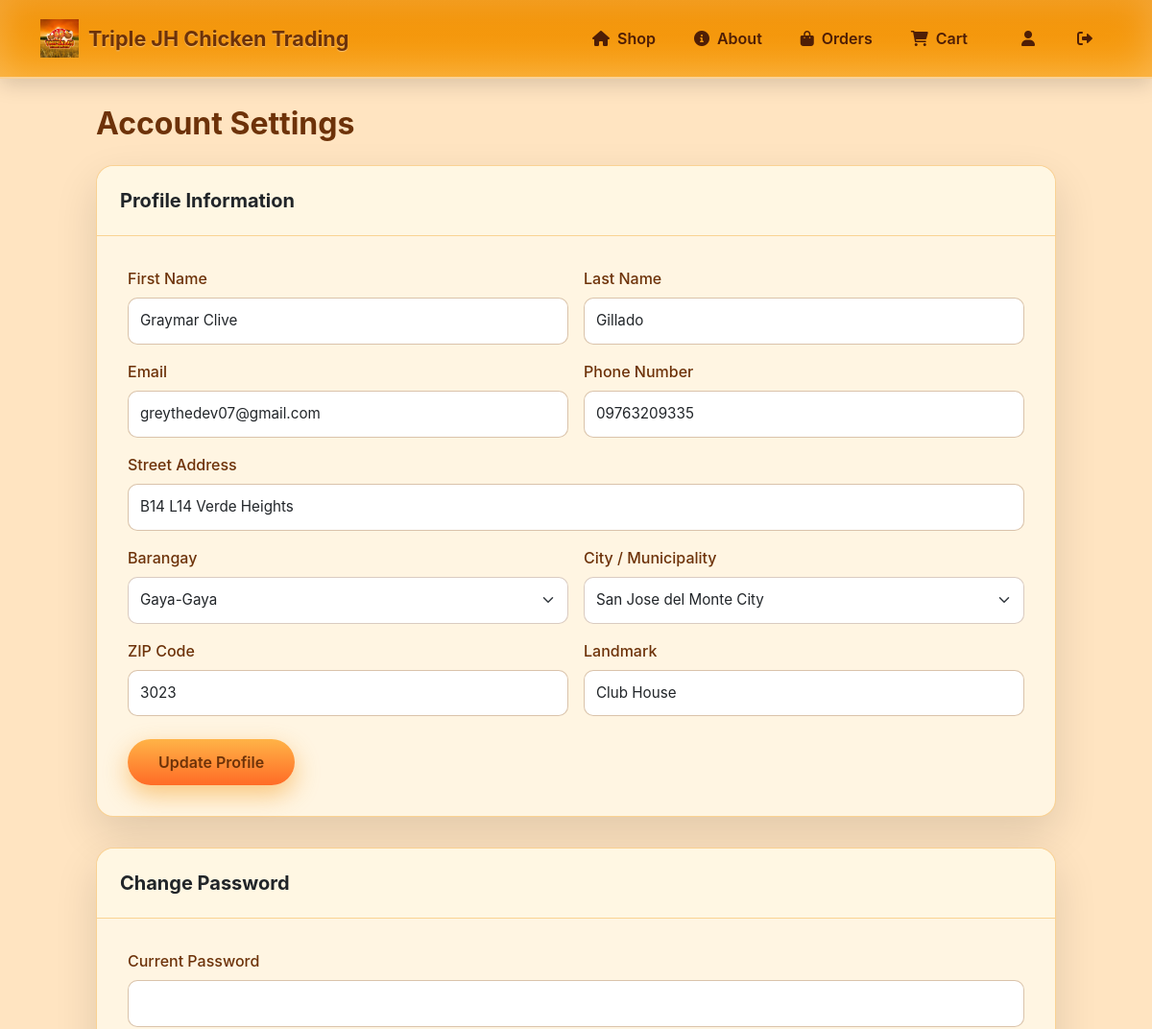
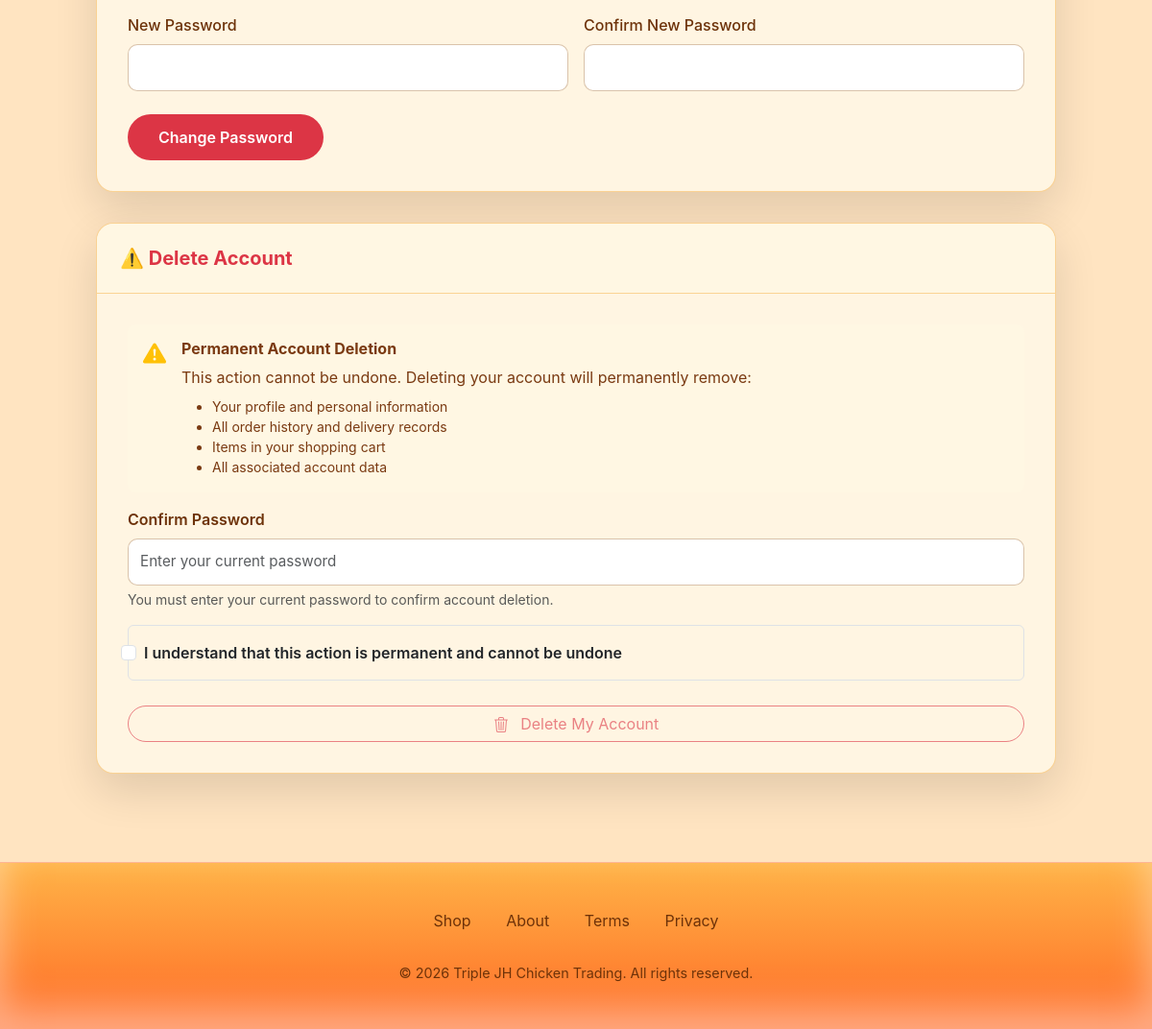
Page /useraccounts/settings.php (signed in) on the committed database (2 pictures, top to bottom).
### tables this page shows
CREATE TABLE `users` (
  `id` int(11) NOT NULL,
  `firstname` varchar(100) NOT NULL,
  `lastname` varchar(100) NOT NULL,
  `email` varchar(150) NOT NULL,
  `phonenumber` varchar(20) DEFAULT NULL,
  `password` varchar(255) NOT NULL,
  `address` varchar(255) DEFAULT NULL,
  `barangay` varchar(100) DEFAULT NULL,
  `city` varchar(100) DEFAULT NULL,
  `zipcode` varchar(20) DEFAULT NULL,
  `landmark` varchar(255) DEFAULT NULL,
  `created_at` timestamp NOT NULL DEFAULT current_timestamp()
);

### useraccounts/settings.php (the view, shortened to what this page needs)
<?php
require_once('../config.php');
$user_id = $_SESSION['user_id'];
try {
    $stmt = $db->prepare("SELECT * FROM users WHERE id = ?");
    $stmt->execute([$user_id]);
    $user = $stmt->fetch(PDO::FETCH_ASSOC);
} catch (PDOException $e) {
    $error_message = "Database error: " . $e->getMessage();
}
?>
<!DOCTYPE html>
<html lang="en">
<head>
    <link href="https://cdn.jsdelivr.net/npm/bootstrap@5.3.2/dist/css/bootstrap.min.css" rel="stylesheet">
    <link rel="stylesheet" href="https://cdnjs.cloudflare.com/ajax/libs/font-awesome/6.0.0/css/all.min.css">
    <link rel="stylesheet" href="../css/footer_header.css">
</head>
<body>
    <nav class="navbar navbar-expand-lg navbar-dark fixed-top">
        <div class="container">
            <a class="navbar-brand d-flex align-items-center" href="../dashboard.php">
                <img src="../img/logo.jpg" alt="Triple JH Chicken Trading"
                    style="height: 40px; width: auto; margin-right: 10px;">
                <span class="d-none d-md-inline">Triple JH Chicken Trading</span>
            </a>
            <div class="collapse navbar-collapse" id="navbarNav">
                <ul class="navbar-nav ms-auto align-items-center">
                    <li class="nav-item">
                        <a class="nav-link" href="../dashboard.php">
                            <i class="fas fa-home"></i> Shop
                        </a>
                    </li>
                    <li class="nav-item">
                        <a class="nav-link" href="../about.php">
                            <i class="fas fa-info-circle"></i> About
                        </a>
                    </li>
                    <li class="nav-item">
                        <a class="nav-link" href="../orders/orders.php">
                            <i class="fas fa-shopping-bag"></i> Orders
                        </a>
                    </li>
                    <li class="nav-item me-3">
                        <a class="nav-link position-relative" href="../carts/cart.php">
                            <i class="fas fa-shopping-cart"></i> Cart
                        </a>
                    </li>
                    <li class="nav-item">
                        <a class="nav-link" href="../useraccounts/settings.php">
                            <i class="fas fa-user"></i>
                        </a>
                    </li>
                    <li class="nav-item">
                        <a class="nav-link" href="../logout.php">
                            <i class="fas fa-sign-out-alt"></i>
                        </a>
                    </li>
                </ul>
            </div>
        </div>
    </nav>
    <div class="settings-container">
        <h2 class="fw-bold mb-4">Account Settings</h2>
        <div class="card">
            <div class="card-header">
                <h5 class="fw-bold mb-0">Profile Information</h5>
            </div>
            <div class="card-body">
                <form method="POST" action="">
                    <div class="row g-3">
                        <div class="col-md-6">
                            <label class="form-label">First Name</label>
                            <input type="text" class="form-control" name="firstname"
                                value="<?= htmlspecialchars($user['firstname']) ?>" required>
                        </div>
                        <div class="col-md-6">
                            <label class="form-label">Last Name</label>
                            <input type="text" class="form-control" name="lastname"
                                value="<?= htmlspecialchars($user['lastname']) ?>" required>
                        </div>
                        <div class="col-md-6">
                            <label class="form-label">Email</label>
                            <input type="email" class="form-control" name="email"
                                value="<?= htmlspecialchars($user['email']) ?>" required>
                        </div>
                        <div class="col-md-6">
                            <label class="form-label">Phone Number</label>
                            <input type="text" class="form-control" name="phonenumber"
                                value="<?= htmlspecialchars($user['phonenumber']) ?>" required>
                        </div>
                        <div class="col-12">
                            <label class="form-label">Street Address</label>
                            <input type="text" class="form-control" name="address"
                                value="<?= htmlspecialchars($user['address']) ?>" required>
                        </div>
                        <div class="col-md-6">
                            <label class="form-label">Barangay</label>
                            <select class="form-select" name="barangay" required>
                                <option value="<?= htmlspecialchars($user['barangay']) ?>" selected>
                                    <?= htmlspecialchars($user['barangay']) ?>
                                </option>
                            </select>
                        </div>
                        <div class="col-md-6">
                            <label class="form-label">City / Municipality</label>
                            <select class="form-select" name="city" required>
                                <option value="<?= htmlspecialchars($user['city']) ?>" selected>
                                    <?= htmlspecialchars($user['city']) ?>
                                </option>
                            </select>
                        </div>
                        <div class="col-md-6">
                            <label class="form-label">ZIP Code</label>
                            <input type="text" class="form-control" name="zipcode"
                                value="<?= htmlspecialchars($user['zipcode']) ?>" required>
                        </div>
                        <div class="col-md-6">
                            <label class="form-label">Landmark</label>
                            <input type="text" class="form-control" name="landmark"
                                value="<?= htmlspecialchars($user['landmark']) ?>">
                        </div>
                    </div>
                    <div class="mt-4">
                        <button type="submit" class="btn btn-primary">Update Profile</button>
                    </div>
                </form>
            </div>
        </div>
        <div class="card">
            <div class="card-header">
                <h5 class="fw-bold mb-0">Change Password</h5>
            </div>
            <div class="card-body">
                <form method="POST" action="">
                    <div class="row g-3">
                        <div class="col-12">
                            <label class="form-label">Current Password</label>
                            <input type="password" class="form-control" name="current_password" required>
                        </div>
                        <div class="col-md-6">
                            <label class="form-label">New Password</label>
                            <input type="password" class="form-control" name="new_password" minlength="6" required>
                        </div>
                        <div class="col-md-6">
                            <label class="form-label">Confirm New Password</label>
                            <input type="password" class="form-control" name="confirm_password" minlength="6" required>
                        </div>
                    </div>
                    <div class="mt-4">
                        <button type="submit" class="btn btn-danger">Change Password</button>
                    </div>
                </form>
            </div>
        </div>
        <div class="card">
            <div class="card-header">
                <h5 class="fw-bold mb-0 text-danger">⚠️ Delete Account</h5>
            </div>
            <div class="card-body">
                <div class="alert alert-warning border-warning" role="alert">
                    <div class="d-flex align-items-start">
                        <div class="me-3">
                        </div>
                        <div>
                            <h6 class="alert-heading fw-bold mb-2">Permanent Account Deletion</h6>
                            <p class="mb-2">This action cannot be undone. Deleting your account will permanently remove:
                            </p>
                            <ul class="mb-0 small">
                                <li>Your profile and personal information</li>
                                <li>All order history and delivery records</li>
                                <li>Items in your shopping cart</li>
                                <li>All associated account data</li>
                            </ul>
                        </div>
                    </div>
                </div>
                <form method="POST" action="" id="deleteAccountForm">
                    <div class="row g-3">
                        <div class="col-12">
                            <label class="form-label fw-semibold">Confirm Password</label>
                            <input type="password" class="form-control" name="delete_password"
                                placeholder="Enter your current password" required>
                            <div class="form-text">You must enter your current password to confirm account deletion.
                            </div>
                        </div>
                        <div class="col-12">
                            <div class="form-check p-3 border rounded">
                                <input class="form-check-input" type="checkbox" id="confirmDelete" required>
                                <label class="form-check-label fw-semibold" for="confirmDelete">
                                    I understand that this action is permanent and cannot be undone
                                </label>
                            </div>
                        </div>
                    </div>
                    <div class="mt-4">
                        <button type="submit" class="btn btn-outline-danger w-100" id="deleteAccountBtn" disabled>
                            Delete My Account
                        </button>
                    </div>
                </form>
            </div>
        </div>
    </div>
    <footer>
        <div class="container text-center">
            <div class="footer-links">
                <a href="../dashboard.php">Shop</a>
                <a href="../about.php">About</a>
                <a href="../about.php">Terms</a>
                <a href="../about.php">Privacy</a>
            </div>
            <p class="copyright">&copy; <?= date('Y') ?> Triple JH Chicken Trading. All rights reserved.</p>
        </div>
    </footer>
</body>
</html>

### css/footer_header.css (style rules this page uses)
:root { --sunset-gradient-start: #ffb347; --sunset-gradient-end: #ff6b26; --rich-amber: #f18f01; --buttered-sand: #ffe4c1; --deep-chestnut: #7a3a12; --spark-gold: #f9a219; --cream-panel: #fff5e2; --accent-light: #fff7e3; --accent-lighter: #ffe9cf; --accent-dark: #6d3209; --navbar-text: #4e1e06; --footer-shadow: rgba(255, 255, 255, 0.45); }
.navbar { background: linear-gradient(180deg, var(--rich-amber), var(--spark-gold)); padding: 0.75rem 0; box-shadow: inset 0 0 40px rgba(255, 255, 255, 0.25), 0 6px 20px rgba(0, 0, 0, 0.15); border-bottom: 2px solid rgba(255, 255, 255, 0.6); }
.navbar-brand { font-weight: 700; font-size: 1.35rem; color: var(--accent-dark) !important; padding: 0.5rem 0; margin-right: 1.5rem; text-shadow: 0 1px 1px rgba(255, 255, 255, 0.4); }
.navbar-nav { gap: 0.5rem; }
.nav-link { color: var(--navbar-text) !important; font-weight: 600; padding: 0.5rem 1rem !important; border-radius: 5px; transition: all 0.3s ease; }
.nav-link i { margin-right: 0.25rem; }
footer { background: linear-gradient(180deg, var(--sunset-gradient-start), var(--sunset-gradient-end)); color: var(--accent-light); padding: 3rem 0 2rem; border-top: 1px solid rgba(255, 255, 255, 0.5); box-shadow: inset 0 -20px 40px var(--footer-shadow); }
.footer-links { margin-bottom: 1.5rem; }
.footer-links a { text-decoration: none; margin: 0 1rem; transition: color 0.3s; }
.footer-links a { color: var(--accent-dark); transition: all 0.3s ease; position: relative; padding-bottom: 2px; }
.footer-links a::after { content: ''; position: absolute; width: 0; height: 2px; bottom: 0; left: 0; background-color: var(--deep-chestnut); transition: width 0.3s ease; }
.copyright { color: var(--accent-dark); font-size: 0.9rem; margin-top: 2rem; }

### useraccounts/settings.php (style rules this page uses)
:root { --sunset-gradient-start: #ffb347; --sunset-gradient-end: #ff6b26; --rich-amber: #f18f01; --buttered-sand: #ffe4c1; --deep-chestnut: #7a3a12; --spark-gold: #f9a219; --cream-panel: #fff5e2; --accent-light: #fff7e3; --accent-dark: #6d3209; }
html, body { height: 100%; margin: 0; font-family: "Inter", "Segoe UI", sans-serif; background: var(--buttered-sand); color: var(--accent-dark); display: flex; flex-direction: column; }
body { padding-top: 50px; min-height: 100vh; display: flex; flex-direction: column; }
.settings-container { max-width: 1000px; margin: 60px auto; flex: 1; }
.card { border-radius: 18px; border: 1px solid rgba(241, 143, 1, 0.35); background: var(--cream-panel); box-shadow: 0 18px 45px rgba(0, 0, 0, 0.12); margin-bottom: 2rem; }
.card-header { background: rgba(255, 247, 227, 0.95); border-bottom: 1px solid rgba(241, 143, 1, 0.35); border-radius: 18px 18px 0 0 !important; padding: 1.5rem; }
.card-body { padding: 2rem; }
.btn-primary { background: linear-gradient(180deg, var(--sunset-gradient-start), var(--sunset-gradient-end)); border: none; padding: 0.75rem 2rem; border-radius: 999px; font-weight: 600; color: var(--accent-dark); box-shadow: 0 10px 26px rgba(241, 143, 1, 0.45); }
.btn-danger { background: #dc3545; border: none; padding: 0.75rem 2rem; border-radius: 999px; font-weight: 600; }
.form-label { font-weight: 500; color: var(--accent-dark); margin-bottom: 0.5rem; }
.form-control, .form-select { border: 1px solid rgba(109, 50, 9, 0.25); border-radius: 10px; padding: 0.75rem; font-size: 0.95rem; background-color: #fff; }
.alert { border-radius: 8px; border: none; }
.alert-warning { background-color: #fff7e3; border-color: #ffe4c1; color: #7a3a12; }
.btn-outline-danger { border-color: #dc3545; color: #dc3545; transition: all 0.2s ease; border-radius: 999px; }
.btn-outline-danger:disabled { opacity: 0.6; cursor: not-allowed; }

### rows in the picture
users: firstname "Graymar Clive", lastname "Gillado", email "greythedev07@gmail.com", phonenumber "09763209335", address "B14 L14 Verde Heights", barangay "Gaya-Gaya", city "San Jose del Monte City", zipcode "3023", landmark "Club House"
